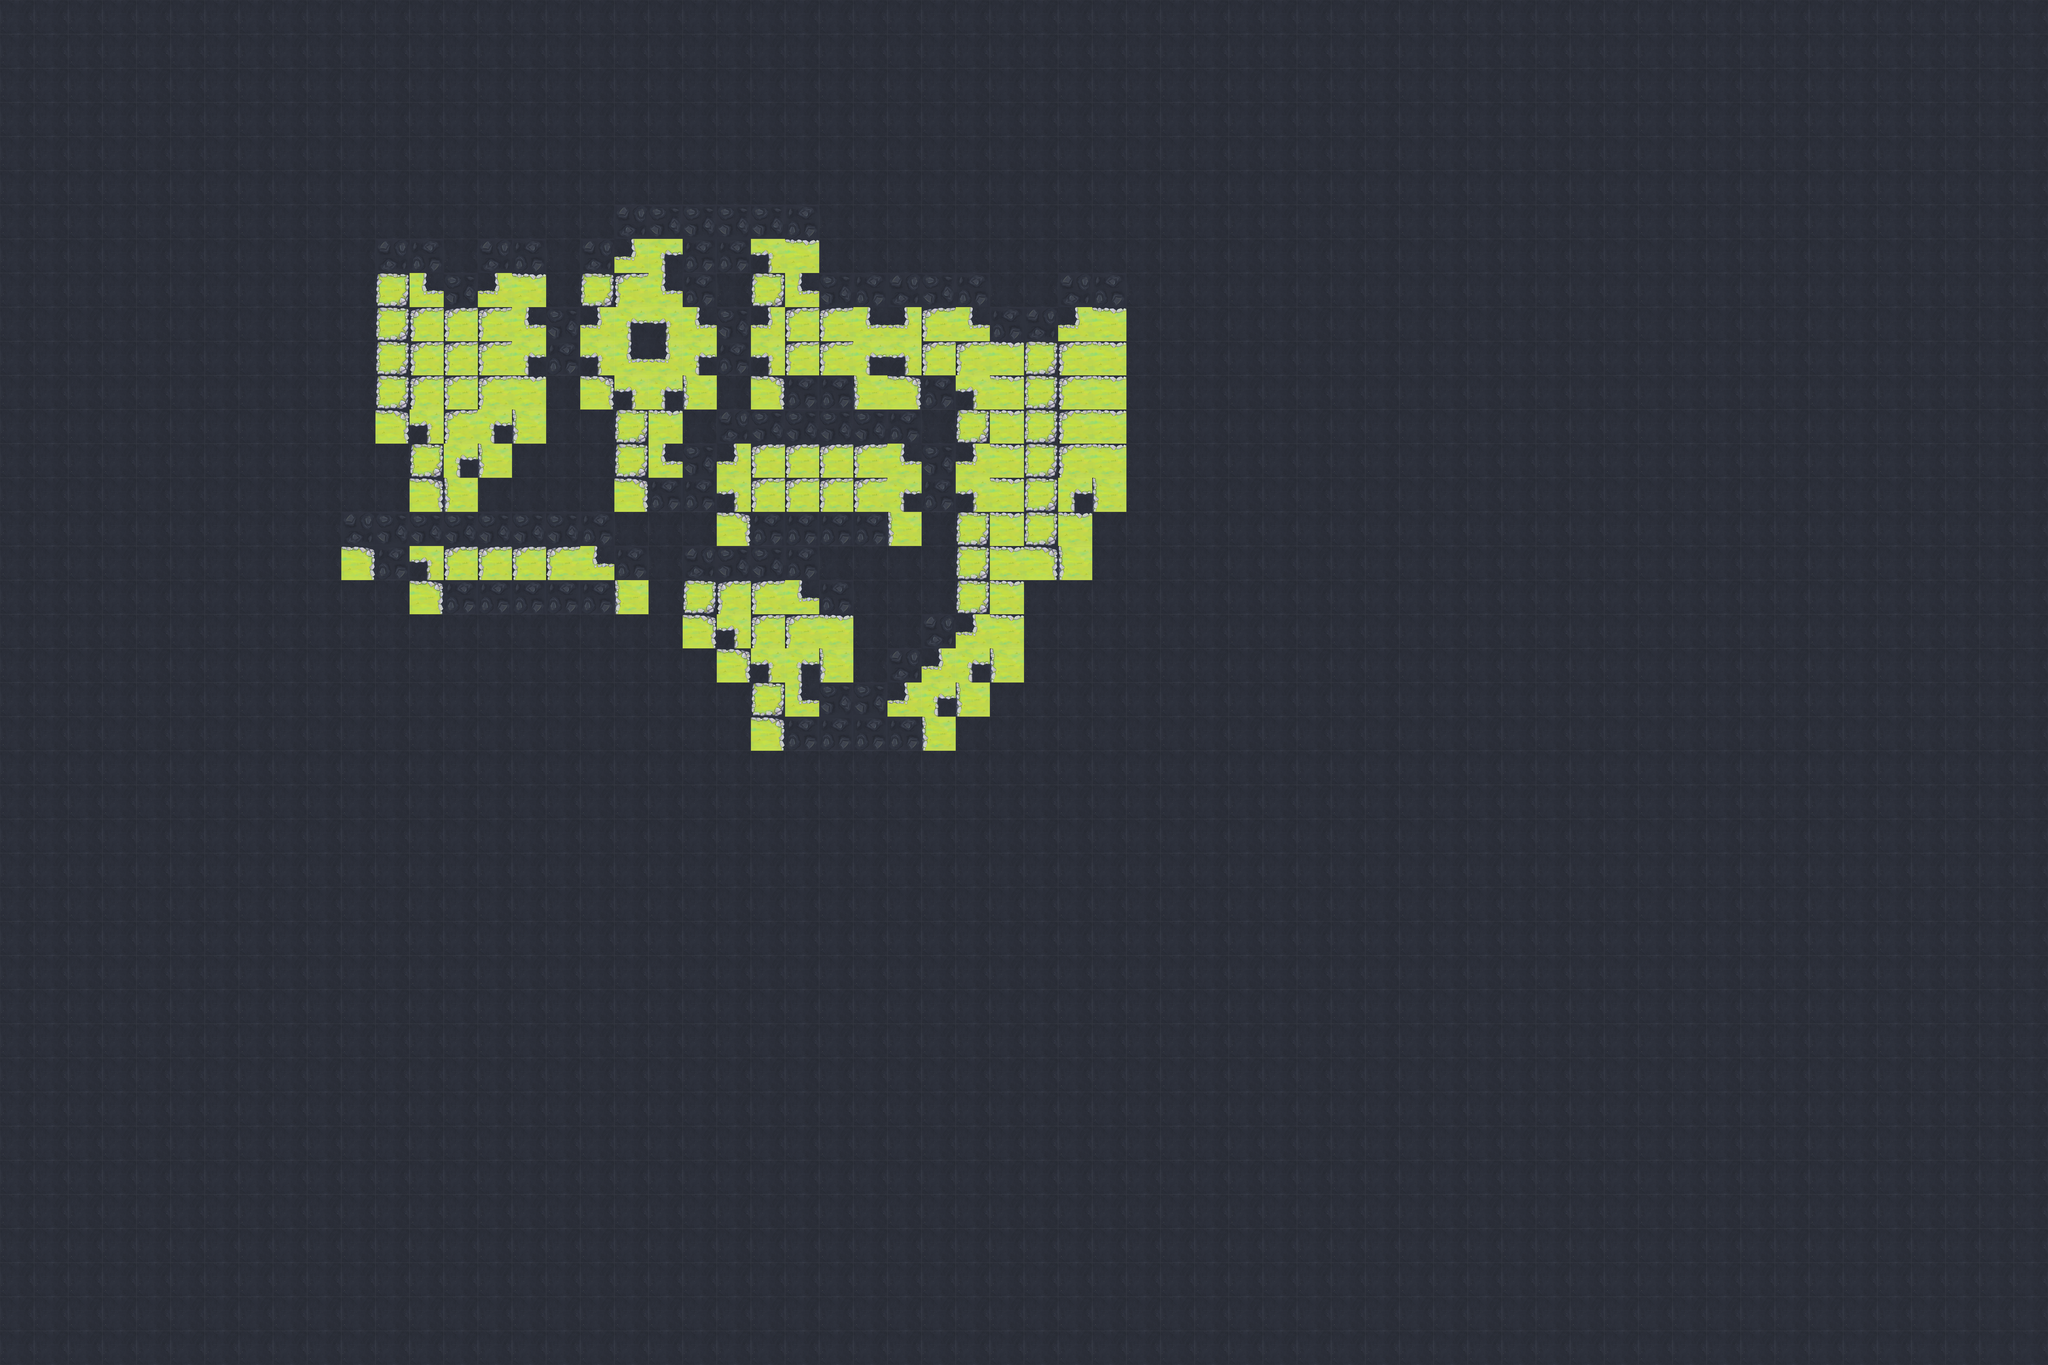

This is a level from a 2D game, rendered from its Tiled map with the project's own tilesets. A one-line summary and the map file follow, with tile-layer data summarised:
An orthogonal 60x40 tile map with 128x128 px tiles, 1 tile layer (Background), 3 tilesets and 1 object (Start).

<map version="1.0" tiledversion="2017.06.20" orientation="orthogonal" renderorder="right-down" width="60" height="40" tilewidth="128" tileheight="128" nextobjectid="4">
 <tileset firstgid="1" source="untitled.tsx" />
 <tileset firstgid="5" source="tileset.tsx" />
 <tileset firstgid="14" source="tileset3.tsx" />
 <layer name="Background" width="60" height="40">
  <data>[2400 cells, 2400 non-empty, 14 distinct tile ids]</data>
 </layer>
 <objectgroup name="ItemLayer">
  <object id="1" name="Start" x="3068" y="1260.67" width="43.3333" height="21.3333" />
 </objectgroup>
</map>